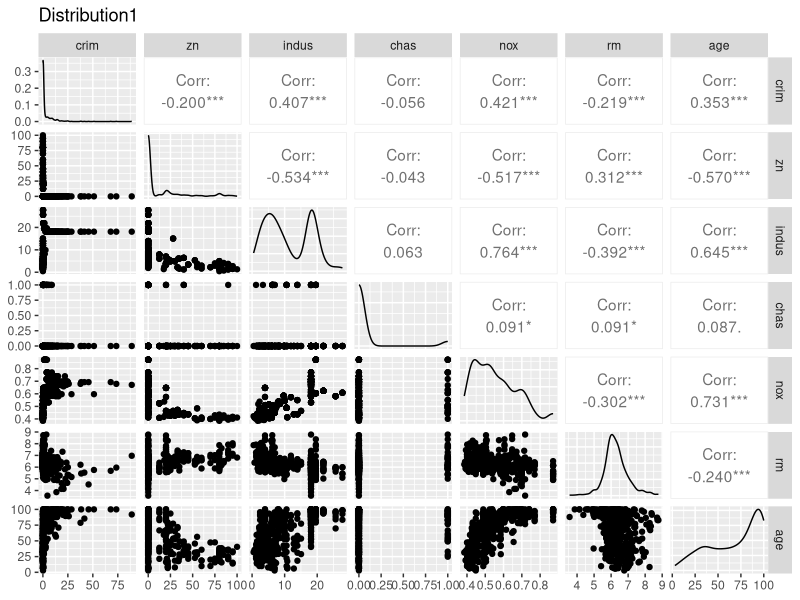
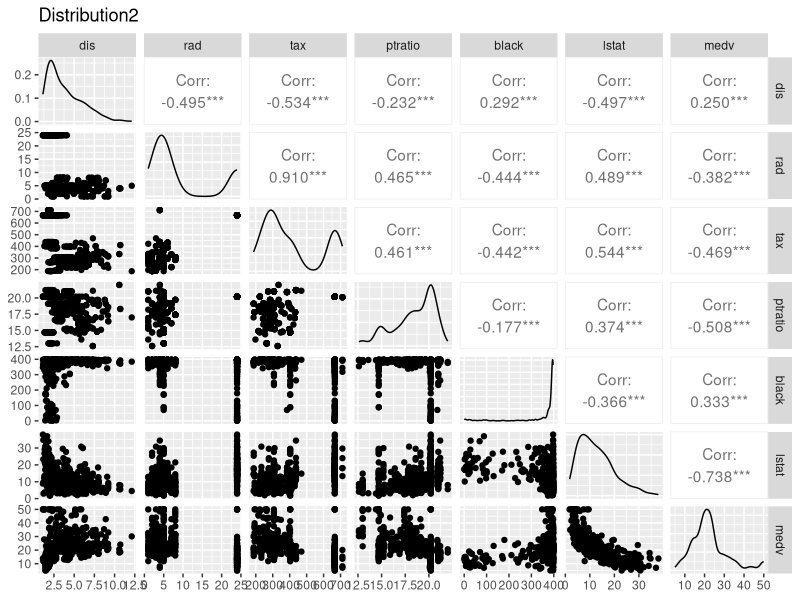
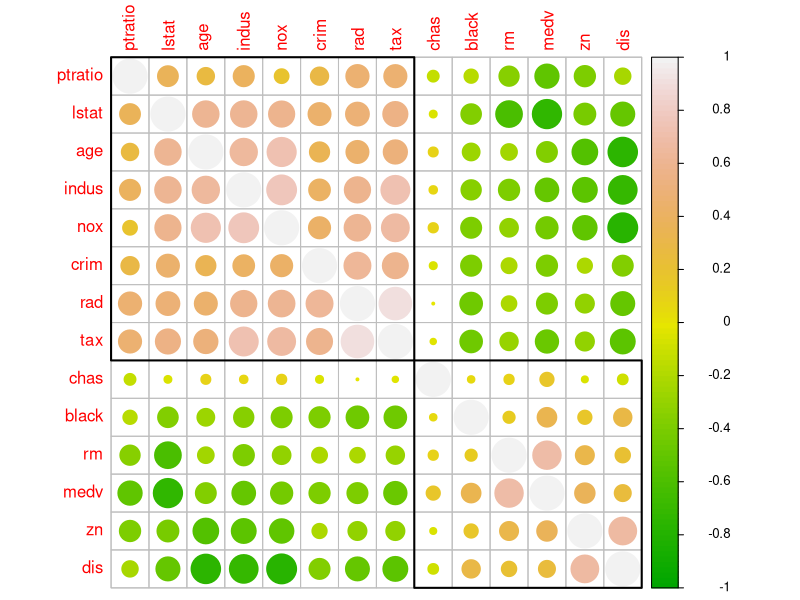
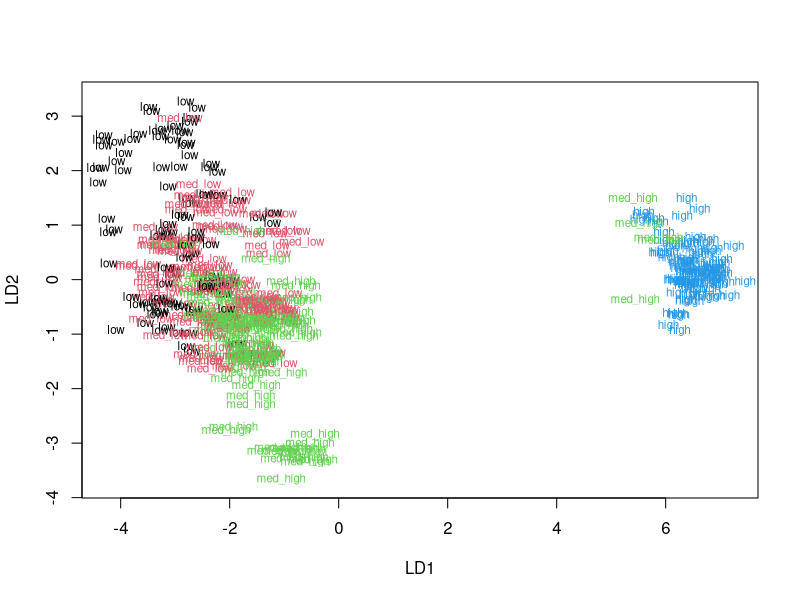
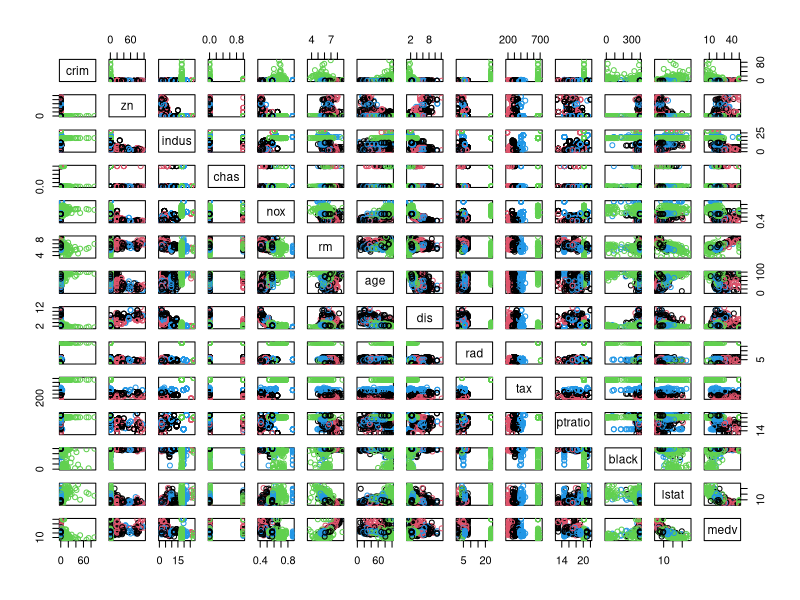
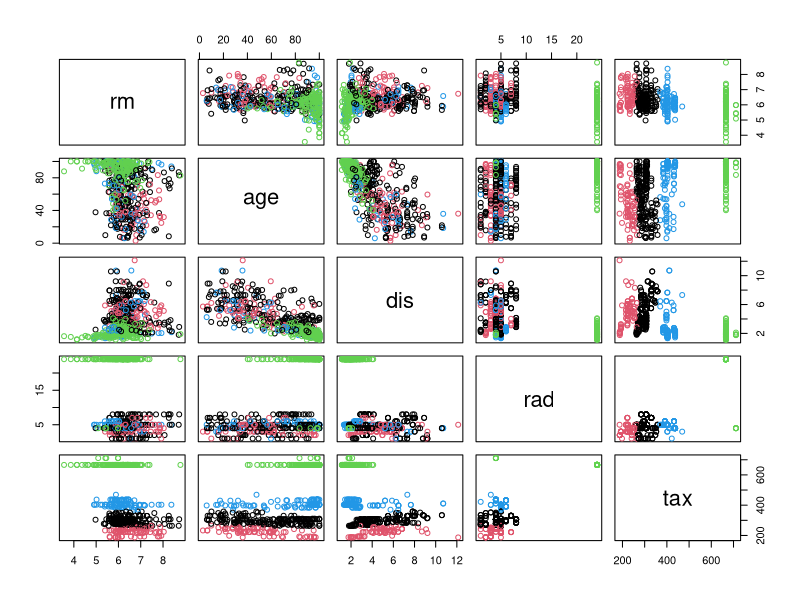
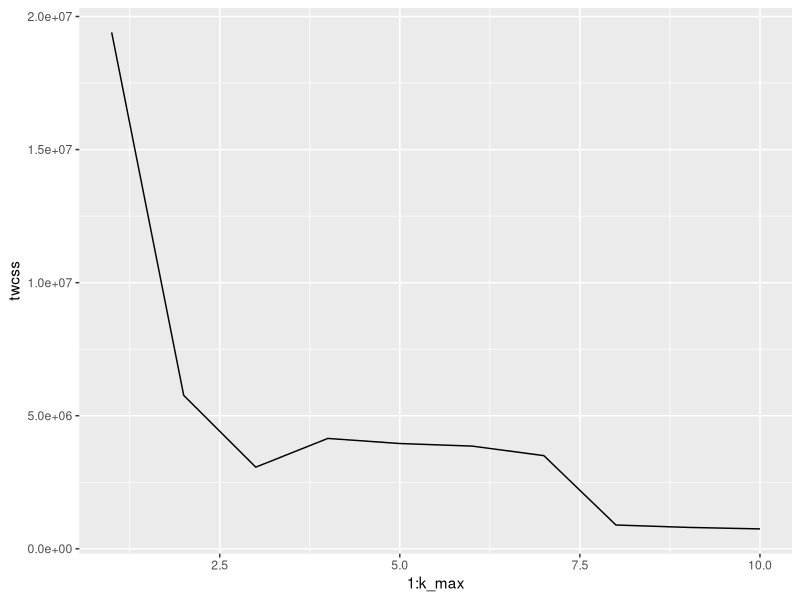
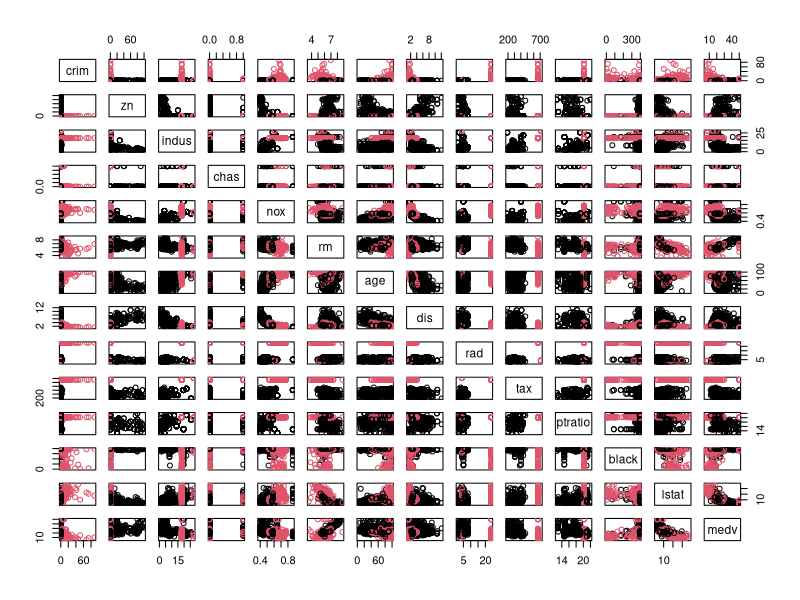

These figures' R source, in order:
## ---- chunk 1
setwd("~/IODS-project")
library(ggplot2)
library(GGally)
library(MASS)
data(Boston)
summary(Boston)
dim(Boston)
str(Boston)
D1<-dplyr::select(Boston, crim, zn,indus,chas,nox,rm,age) #Selecting half of the data and making a subset.
D2<-dplyr::select(Boston, dis,rad,tax,ptratio, black,lstat,medv)

ggpairs(D1, title = "Distribution1",
    lower = list(combo =wrap("facethist", bins = 20)))

ggpairs(D2, title = "Distribution2",
    lower = list(combo =wrap("facethist", bins = 20))) 

## ---- chunk 2
library(corrplot)
cor_matrix<-cor(Boston) 
corrplot(cor_matrix, method="circle", order = "hclust", addrect = 2, col = terrain.colors(100), cl.ratio = 0.2, cl.align = "r")
## ---- chunk 3
boston_scaled <- scale(Boston)
summary(boston_scaled)
class(boston_scaled)
boston_scaled<-as.data.frame(boston_scaled)
bins <- quantile(boston_scaled$crim)
print(bins)
crime <- cut(boston_scaled$crim, breaks = bins,labels=c("low","med_low","med_high", "high"), include.lowest = TRUE)
table(crime)
boston_scaled <- dplyr::select(boston_scaled, -crim)
boston_scaled <- data.frame(boston_scaled, crime)
dim(boston_scaled)
str(boston_scaled)
## ---- chunk 4
n <- nrow(boston_scaled)
ind <- sample(n,  size = n * 0.8)
train <- boston_scaled[ind,]
test <- boston_scaled[-ind,]
correct_classes <- dplyr::select(test, crime)
test <- dplyr::select(test, -crime)
str(train)
str(test)
## ---- chunk 5
library(MASS)
lda.fit <- lda(crime ~ ., data = train)                 # linear discriminant analysis
print(lda.fit)                                          # print the LDA fit  
classes <- as.numeric(train$crime)
plot(lda.fit, dimen = 2, col = classes, pch = classes) # ploting the LDA fit to have a firstlook
lda.pred <- predict(lda.fit, newdata = test)          # predict classes with test data
lda.pred$class
## ---- chunk 6
library(MASS)
data('Boston')
boston_scaled <- scale(Boston)
summary(boston_scaled)
class(boston_scaled)
boston_scaled<-as.data.frame(boston_scaled)
dist_eu <- dist(boston_scaled)
summary(dist_eu)
boston_scaled<-as.matrix(boston_scaled, method= "manhattan") # saving the scaled data under manhattan matrix.
dist_man <- dist(boston_scaled)
summary(dist_man)
## ---- chunk 7
# k-means clustering
km <-kmeans(Boston, centers = 4)
# plot the Boston dataset with clusters
pairs(Boston, col = km$cluster)
pairs(Boston[6:10], col = km$cluster)
set.seed(123)
k_max <- 10
twcss <- sapply(1:k_max, function(k){kmeans(Boston, k)$tot.withinss})
qplot(x = 1:k_max, y = twcss, geom = 'line')
km <-kmeans(Boston, centers = 2)
pairs(Boston, col = km$cluster)
## ---- chunk 8
library(MASS)
data(Boston) # load the Boston data set
boston_scaled1<- scale(Boston)# scale the Boston data set again - named boston_scaled1
boston_scaled2<-as.data.frame(boston_scaled1)
km1 <-kmeans(Boston, centers = 3)# k-means clustering

cluster <- km1$cluster
boston_scaled2<- data.frame(boston_scaled1,cluster) # add the cluster number to the df
lda.fit<- lda(cluster~., data = boston_scaled2)#linear discriminant analysis of clusters vs. all other variables
lda.fit# print the lda.fit object

# the function for lda biplot arrows
lda.arrows <- function(x, myscale = 1, arrow_heads = 0.1, color = "red", tex = 0.75, choices = c(1,2)){
  heads <- coef(x)
  arrows(x0 = 0, y0 = 0, 
         x1 = myscale * heads[,choices[1]], 
         y1 = myscale * heads[,choices[2]], col=color, length = arrow_heads)
  text(myscale * heads[,choices], labels = row.names(heads), 
       cex = tex, col=color, pos=3)
}

classes1 <- as.numeric(boston_scaled2$cluster)# target classes as numeric

plot(lda.fit, dimen = 2, col = classes1, pch = classes1, main = "LDA biplot using three clusters 1, 2 and 3")# plot the lda results
lda.arrows(lda.fit, myscale = 2)
